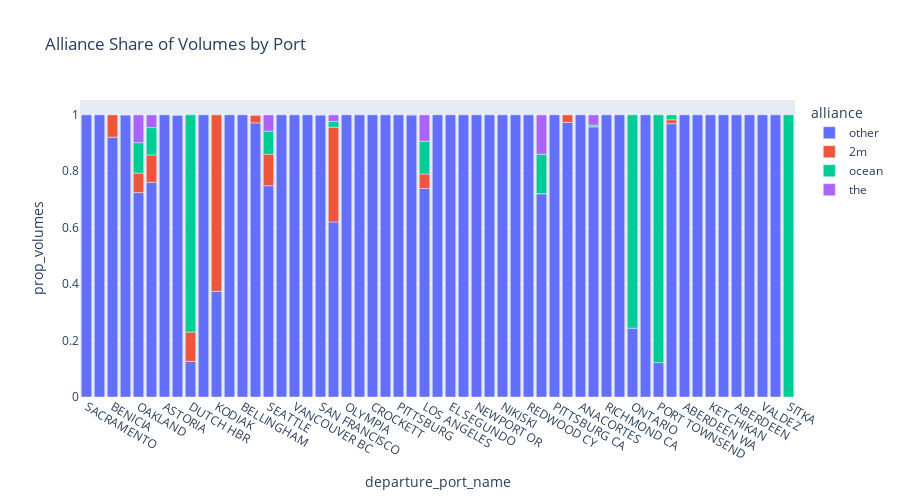

The notebook cell saved with this chart:
### Code cell
df = (
    exports_lf
    #group by alliance and port
    .group_by('alliance', 'departure_port_name')
    .agg(pl.col('teus').sum())
    .with_columns((pl.col('teus')/pl.col('teus').sum().over('departure_port_name')).alias('prop_volumes'))
    .collect()
)

px.bar(
    df, x='departure_port_name', y='prop_volumes',
    color='alliance',
    title='Alliance Share of Volumes by Port',
    width=900,
    height=500)

### Figure 1 — Plotly figure (JSON) as saved in the notebook; plotly's stock layout.template omitted (floating-point values rounded to 4 significant figures)
{"data": [{"alignmentgroup": "True", "hovertemplate": "alliance=other<br>departure_port_name=%{x}<br>prop_volumes=%{y}<extra></extra>", "legendgroup": "other", "marker": {"color": "#636efa", "pattern": {"shape": ""}}, "name": "other", "offsetgroup": "other", "orientation": "v", "showlegend": true, "textposition": "auto", "type": "bar", "x": ["SACRAMENTO", "CHERRY POINT", "BENICIA", "LONGVIEW", "OAKLAND", "LONG BEACH", "ASTORIA", "KALAMA", "DUTCH HBR", "MARTINEZ", "KODIAK", "WHITTIER", "BELLINGHAM", "PORTLAND OR", "SEATTLE", "KAHULUI", "VANCOUVER BC", "PORT ANGELES", "SAN FRANCISCO", "DUTCH HARBOR", "OLYMPIA", "SEWARD", "CROCKETT", "STOCKTON", "PITTSBURG", "SAN DIEGO", "LOS ANGELES", "EVERETT", "EL SEGUNDO", "SELBY", "NEWPORT OR", "EUREKA", "NIKISKI", "SAND PNT", "REDWOOD CY", "TACOMA", "PITTSBURG CA", "ANCHORAGE", "ANACORTES", "HONOLULU", "RICHMOND CA", "RICHMOND", "ONTARIO", "VANCOUVER WA", "PORT TOWNSEND", "PT HUENEME", "ABERDEEN WA", "FERNDALE", "KETCHIKAN", "HILO", "ABERDEEN", "AFOGNAK", "VALDEZ", "COOS BAY"], "xaxis": "x", "y": [1, 1, 0.9209, 0.9999, 0.7245, 0.7611, 1, 0.9997, 0.1263, 1, 0.3746, 1, 1, 0.9717, 0.7488, 1, 1, 1, 0.9996, 0.6207, 1, 1, 1, 1, 1, 0.9999, 0.7388, 1, 1, 1, 1, 1, 1, 1, 1, 0.7204, 1, 0.9733, 1, 0.9578, 1, 1, 0.2438, 1, 0.1217, 0.9688, 1, 1, 1, 1, 1, 1, 1, 1], "yaxis": "y"}, {"alignmentgroup": "True", "hovertemplate": "alliance=2m<br>departure_port_name=%{x}<br>prop_volumes=%{y}<extra></extra>", "legendgroup": "2m", "marker": {"color": "#EF553B", "pattern": {"shape": ""}}, "name": "2m", "offsetgroup": "2m", "orientation": "v", "showlegend": true, "textposition": "auto", "type": "bar", "x": ["SEATTLE", "BENICIA", "KODIAK", "DUTCH HARBOR", "LONG BEACH", "OAKLAND", "TACOMA", "ANCHORAGE", "LOS ANGELES", "DUTCH HBR", "PORTLAND OR", "KALAMA", "PT HUENEME", "HONOLULU"], "xaxis": "x", "y": [0.1117, 0.07906, 0.6254, 0.3357, 0.09663, 0.06899, 0.0003638, 0.02674, 0.05159, 0.1036, 0.02707, 0.0001326, 0.01382, 0.0003068], "yaxis": "y"}, {"alignmentgroup": "True", "hovertemplate": "alliance=ocean<br>departure_port_name=%{x}<br>prop_volumes=%{y}<extra></extra>", "legendgroup": "ocean", "marker": {"color": "#00cc96", "pattern": {"shape": ""}}, "name": "ocean", "offsetgroup": "ocean", "orientation": "v", "showlegend": true, "textposition": "auto", "type": "bar", "x": ["PORT TOWNSEND", "DUTCH HBR", "LOS ANGELES", "KALAMA", "DUTCH HARBOR", "TACOMA", "PORTLAND OR", "SEATTLE", "ONTARIO", "LONG BEACH", "SAN FRANCISCO", "HONOLULU", "OAKLAND", "SITKA", "LONGVIEW", "SAN DIEGO", "PT HUENEME"], "xaxis": "x", "y": [0.8783, 0.7701, 0.1161, 0.0001992, 0.02015, 0.1396, 0.001224, 0.08173, 0.7562, 0.09708, 0.0004346, 0.005677, 0.108, 1, 9.859e-05, 7.453e-05, 0.01741], "yaxis": "y"}, {"alignmentgroup": "True", "hovertemplate": "alliance=the<br>departure_port_name=%{x}<br>prop_volumes=%{y}<extra></extra>", "legendgroup": "the", "marker": {"color": "#ab63fa", "pattern": {"shape": ""}}, "name": "the", "offsetgroup": "the", "orientation": "v", "showlegend": true, "textposition": "auto", "type": "bar", "x": ["TACOMA", "SEATTLE", "LONG BEACH", "OAKLAND", "HONOLULU", "DUTCH HARBOR", "LOS ANGELES"], "xaxis": "x", "y": [0.1396, 0.05775, 0.04522, 0.09849, 0.0362, 0.02351, 0.09349], "yaxis": "y"}], "layout": {"barmode": "relative", "height": 500, "legend": {"title": {"text": "alliance"}, "tracegroupgap": 0}, "title": {"text": "Alliance Share of Volumes by Port"}, "width": 900, "xaxis": {"anchor": "y", "domain": [0, 1], "title": {"text": "departure_port_name"}}, "yaxis": {"anchor": "x", "domain": [0, 1], "title": {"text": "prop_volumes"}}}}
